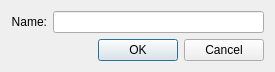
<?xml version="1.0" encoding="UTF-8"?>
<ui version="4.0">
 <class>Dialog</class>
 <widget class="QDialog" name="Dialog">
  <property name="geometry">
   <rect>
    <x>0</x>
    <y>0</y>
    <width>275</width>
    <height>68</height>
   </rect>
  </property>
  <property name="windowTitle">
   <string>Create Race</string>
  </property>
  <layout class="QFormLayout" name="formLayout">
   <item row="0" column="0">
    <widget class="QLabel" name="label">
     <property name="text">
      <string>Name:</string>
     </property>
     <property name="textFormat">
      <enum>Qt::PlainText</enum>
     </property>
     <property name="alignment">
      <set>Qt::AlignRight|Qt::AlignTrailing|Qt::AlignVCenter</set>
     </property>
     <property name="labelClass" stdset="0">
      <string>fieldName</string>
     </property>
    </widget>
   </item>
   <item row="0" column="1">
    <widget class="QLineEdit" name="nameLineEdit"/>
   </item>
   <item row="1" column="0" colspan="2">
    <widget class="QDialogButtonBox" name="buttonBox">
     <property name="orientation">
      <enum>Qt::Horizontal</enum>
     </property>
     <property name="standardButtons">
      <set>QDialogButtonBox::Cancel|QDialogButtonBox::Ok</set>
     </property>
    </widget>
   </item>
  </layout>
 </widget>
 <resources/>
 <connections>
  <connection>
   <sender>buttonBox</sender>
   <signal>accepted()</signal>
   <receiver>Dialog</receiver>
   <slot>accept()</slot>
   <hints>
    <hint type="sourcelabel">
     <x>248</x>
     <y>254</y>
    </hint>
    <hint type="destinationlabel">
     <x>157</x>
     <y>274</y>
    </hint>
   </hints>
  </connection>
  <connection>
   <sender>buttonBox</sender>
   <signal>rejected()</signal>
   <receiver>Dialog</receiver>
   <slot>reject()</slot>
   <hints>
    <hint type="sourcelabel">
     <x>316</x>
     <y>260</y>
    </hint>
    <hint type="destinationlabel">
     <x>286</x>
     <y>274</y>
    </hint>
   </hints>
  </connection>
 </connections>
</ui>
